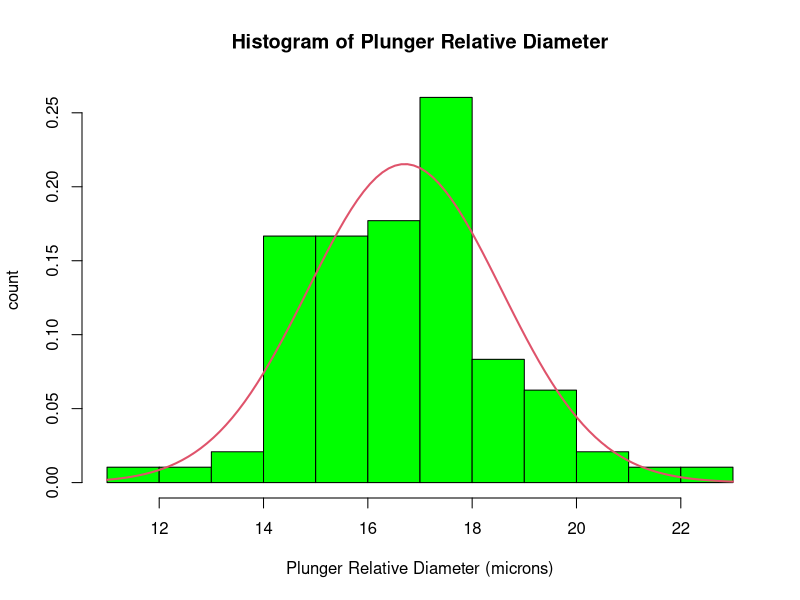
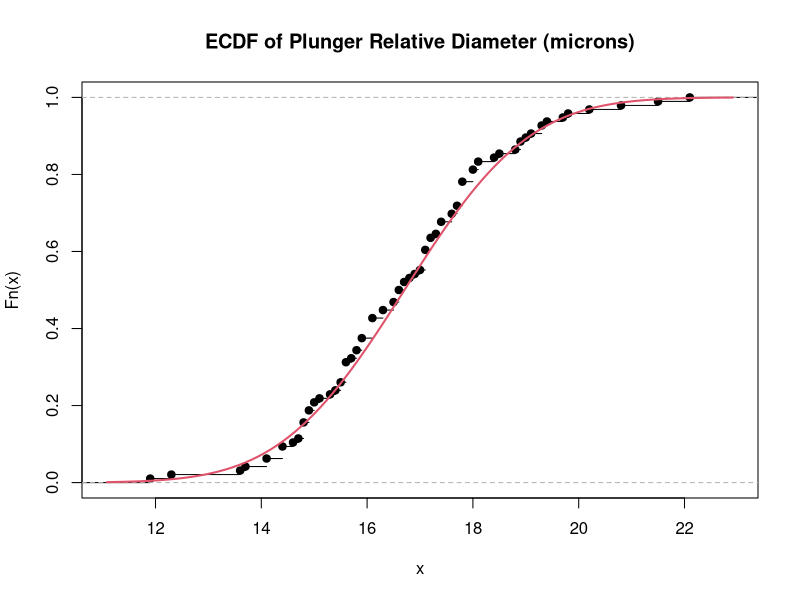
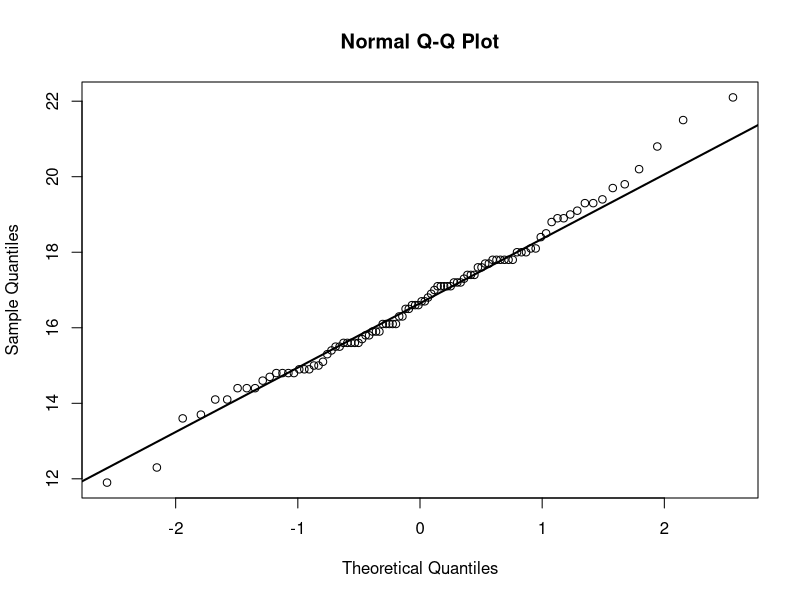
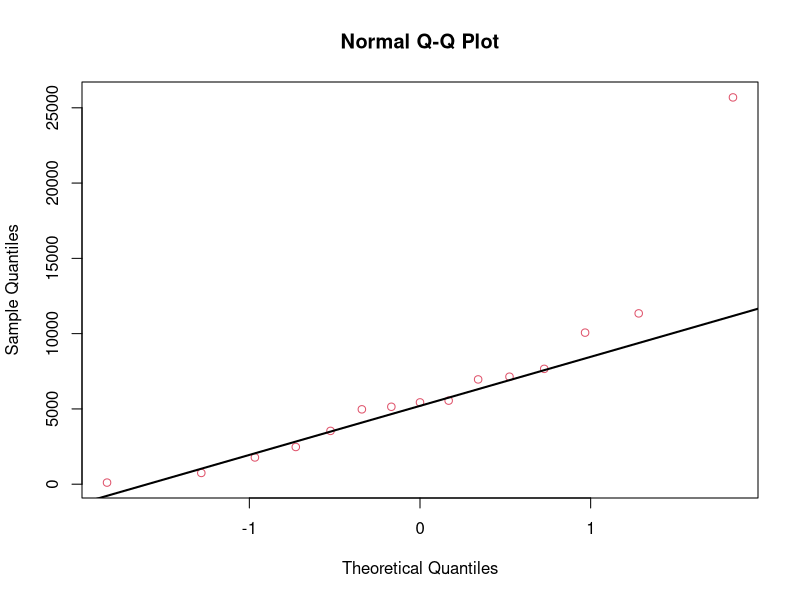
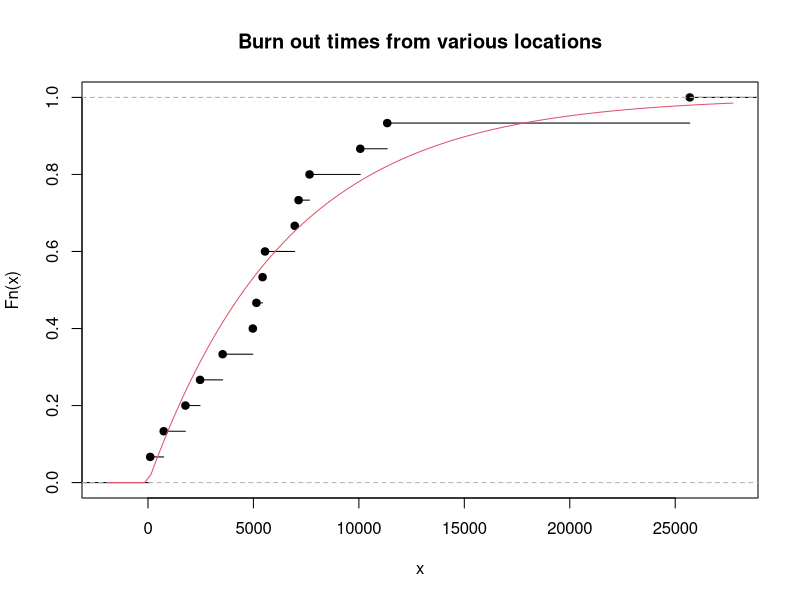

The R source for these figures, in order:
## ---- chunk 1
knitr::opts_chunk$set(echo = TRUE)
## ---- chunk 2
Raw = read.table("Prob1InjectorPumps.txt", header = F)
y = Raw[order(Raw$V1),]
hist(y, prob = T, xlab = "Plunger Relative Diameter (microns)", ylab = "count", col = "green", main = "Histogram of Plunger Relative Diameter")
m <-mean(y);std <-sqrt(var(y))
curve(dnorm(x, mean=m, sd=std), col= 2, lwd=2, add=TRUE)

## ---- chunk 3
plot(ecdf(y), main = "ECDF of Plunger Relative Diameter (microns)")
curve(pnorm(x, m, std), col= 2, lwd=2, add=TRUE)
## ---- chunk 4
qqnorm(y)
qqline(y, col = "black", lwd = 2)
## ---- chunk 5
q2 = c(106, 4972, 7140, 7661, 1776, 2471, 5550, 6959, 3541, 747, 5142, 25691, 11345, 10067, 5434)
qqnorm(q2, col = 2)
qqline(q2, col = "black", lwd = 2)
## ---- chunk 6
plot(ecdf(q2), main = "Burn out times from various locations")
curve(pexp(x,0.000152), add=TRUE, col= 2)

